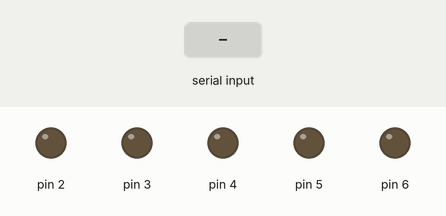
Simulated run of this sketch. Board: Arduino Uno, built with avr-gcc and run on an emulated ATmega328P. Shown: output pins drawn as LEDs (lit = HIGH). Inputs (shaded band) come from the test bench.

Above: at 1.2 s.
1.3 s: "1" received over Serial
At 1.8 s:
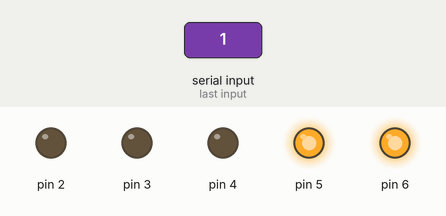
2.8 s: "2" received over Serial
At 4.0 s:
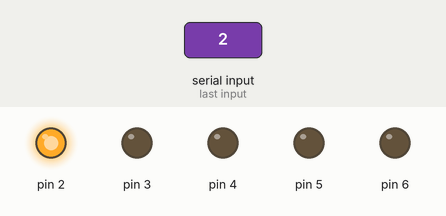
4.3 s: "3" received over Serial
At 5.3 s:
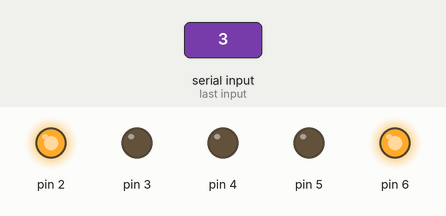
5.8 s: "4" received over Serial
At 6.4 s:
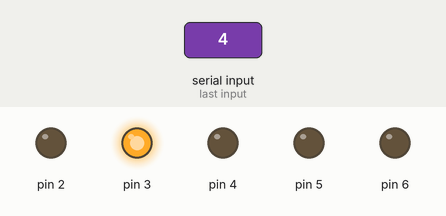
7.3 s: "5" received over Serial
At 7.6 s:
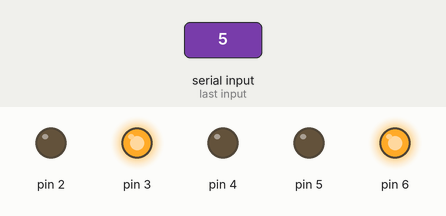
8.8 s: "6" received over Serial
At 9.9 s:
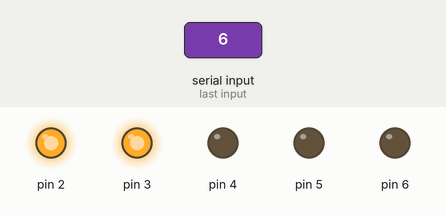
Timing chart, 0 to 11.3 s (numbered marks = the images above; inputs shaded):
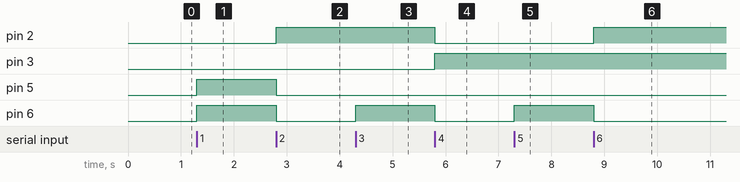

The sketch:

_____dm.ino
```cpp
void setup()
{
  pinMode(6, OUTPUT);
  pinMode(2, OUTPUT);
  pinMode(3, OUTPUT);
  pinMode(4, OUTPUT);
  pinMode(5, OUTPUT);
  Serial.begin(9600);
}
int income=0;
void loop()
{

 if(Serial.available()>0)
  {
    income=Serial.read();
    switch(income)
    {
      case '0':
  digitalWrite(6, LOW);
  digitalWrite(2, LOW);
  digitalWrite(3, LOW);
  digitalWrite(4, LOW);
  digitalWrite(5, LOW);
      break;
      case '1':
  digitalWrite(6, HIGH);
  digitalWrite(2, LOW);
  digitalWrite(3, LOW);
  digitalWrite(4, LOW);
  digitalWrite(5, HIGH);
      break;
      case '2':
  digitalWrite(6, LOW);
  digitalWrite(2, HIGH);
  digitalWrite(3, LOW);
  digitalWrite(4, LOW);
  digitalWrite(5, LOW);
      break;
      case '3':
  digitalWrite(6, HIGH);
  digitalWrite(2, HIGH);
  digitalWrite(3, LOW);
  digitalWrite(4, LOW);
  digitalWrite(5, LOW);
      break;
      case '4':
  digitalWrite(6, LOW);
  digitalWrite(2, LOW);
  digitalWrite(3, HIGH);
  digitalWrite(4, LOW);
  digitalWrite(5, LOW);
      break;
      case '5':
  digitalWrite(6, HIGH);
  digitalWrite(2, LOW);
  digitalWrite(3, HIGH);
  digitalWrite(4, LOW);
  digitalWrite(5, LOW);
      break;
      case '6':
  digitalWrite(6, LOW);
  digitalWrite(2, HIGH);
  digitalWrite(3, HIGH);
  digitalWrite(4, LOW);
  digitalWrite(5, LOW);
      break;
      case '7':
  digitalWrite(6, HIGH);
  digitalWrite(2, HIGH);
  digitalWrite(3, HIGH);
  digitalWrite(4, LOW);
  digitalWrite(5, LOW);
      break;
      case '8':
  digitalWrite(6, LOW);
  digitalWrite(2, LOW);
  digitalWrite(3, LOW);
  digitalWrite(4, HIGH);
  digitalWrite(5, LOW);
      break;
      case '9':
  digitalWrite(6, HIGH);
  digitalWrite(2, LOW);
  digitalWrite(3, LOW);
  digitalWrite(4, HIGH);
  digitalWrite(5, LOW);
      break;
      default:
      break;
    }

    }

}
```

Morse.cpp
```cpp
#include "Arduino.h"
#include "Morse.h"

Morse::Morse(int pin)
{
	pinMode(pin,OUTPUT);
	_pin=pin;
}

void Morse::dot()
{
	digitalWrite(_pin,HIGH);
	delay(250);
	digitalWrite(_pin,LOW);
	delay(250);
}

void Morse::dash()
{
	digitalWrite(_pin,HIGH);
	delay(1000);
	digitalWrite(_pin,LOW);
	delay(250);
}
```

Morse.h
```cpp
#ifndef _MORSE_H
#define _MORSE_H
class Morse
{
  public:
    Morse(int pin);
    void dot();
    void dash();
  private:
    int _pin;
};
#endif /*_MORSE_H*/
```

Measured:
- after the input at 1.3 s, pin 5, pin 6: LOW → HIGH at once
- after the input at 2.8 s, pin 2: LOW → HIGH at once; pin 5, pin 6: HIGH → LOW at once
- after the input at 4.3 s, pin 6: LOW → HIGH at once
- after the input at 5.8 s, pin 2, pin 6: HIGH → LOW at once; pin 3: LOW → HIGH at once
- after the input at 7.3 s, pin 6: LOW → HIGH at once
- after the input at 8.8 s, pin 2: LOW → HIGH at once; pin 6: HIGH → LOW at once
